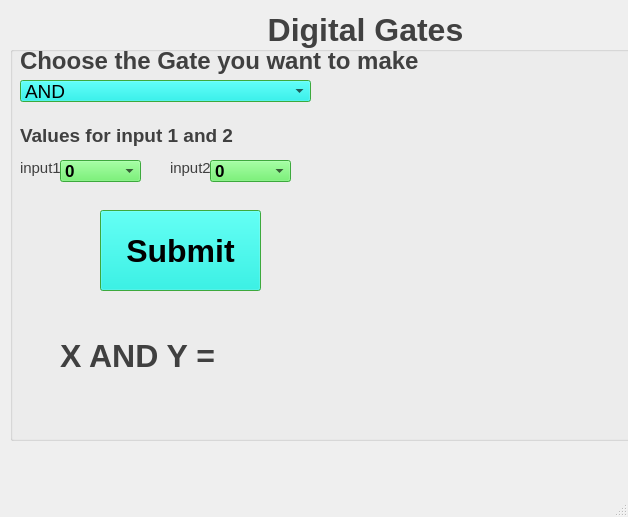
<?xml version="1.0" encoding="UTF-8"?>
<ui version="4.0">
 <class>MainWindow</class>
 <widget class="QMainWindow" name="MainWindow">
  <property name="geometry">
   <rect>
    <x>0</x>
    <y>0</y>
    <width>628</width>
    <height>517</height>
   </rect>
  </property>
  <property name="windowTitle">
   <string>MainWindow</string>
  </property>
  <widget class="QWidget" name="centralwidget">
   <widget class="QGroupBox" name="groupBox">
    <property name="geometry">
     <rect>
      <x>10</x>
      <y>10</y>
      <width>711</width>
      <height>431</height>
     </rect>
    </property>
    <property name="palette">
     <palette>
      <active>
       <colorrole role="WindowText">
        <brush brushstyle="SolidPattern">
         <color alpha="186">
          <red>0</red>
          <green>0</green>
          <blue>0</blue>
         </color>
        </brush>
       </colorrole>
       <colorrole role="Button">
        <brush brushstyle="SolidPattern">
         <color alpha="255">
          <red>86</red>
          <green>237</green>
          <blue>85</blue>
         </color>
        </brush>
       </colorrole>
       <colorrole role="Light">
        <brush brushstyle="SolidPattern">
         <color alpha="255">
          <red>192</red>
          <green>255</green>
          <blue>192</blue>
         </color>
        </brush>
       </colorrole>
       <colorrole role="Midlight">
        <brush brushstyle="SolidPattern">
         <color alpha="255">
          <red>139</red>
          <green>246</green>
          <blue>138</blue>
         </color>
        </brush>
       </colorrole>
       <colorrole role="Dark">
        <brush brushstyle="SolidPattern">
         <color alpha="255">
          <red>43</red>
          <green>119</green>
          <blue>42</blue>
         </color>
        </brush>
       </colorrole>
       <colorrole role="Mid">
        <brush brushstyle="SolidPattern">
         <color alpha="255">
          <red>57</red>
          <green>158</green>
          <blue>56</blue>
         </color>
        </brush>
       </colorrole>
       <colorrole role="Text">
        <brush brushstyle="SolidPattern">
         <color alpha="255">
          <red>0</red>
          <green>0</green>
          <blue>0</blue>
         </color>
        </brush>
       </colorrole>
       <colorrole role="BrightText">
        <brush brushstyle="SolidPattern">
         <color alpha="255">
          <red>255</red>
          <green>255</green>
          <blue>255</blue>
         </color>
        </brush>
       </colorrole>
       <colorrole role="ButtonText">
        <brush brushstyle="SolidPattern">
         <color alpha="255">
          <red>0</red>
          <green>0</green>
          <blue>0</blue>
         </color>
        </brush>
       </colorrole>
       <colorrole role="Base">
        <brush brushstyle="SolidPattern">
         <color alpha="255">
          <red>255</red>
          <green>255</green>
          <blue>255</blue>
         </color>
        </brush>
       </colorrole>
       <colorrole role="Window">
        <brush brushstyle="SolidPattern">
         <color alpha="255">
          <red>86</red>
          <green>237</green>
          <blue>85</blue>
         </color>
        </brush>
       </colorrole>
       <colorrole role="Shadow">
        <brush brushstyle="SolidPattern">
         <color alpha="255">
          <red>0</red>
          <green>0</green>
          <blue>0</blue>
         </color>
        </brush>
       </colorrole>
       <colorrole role="AlternateBase">
        <brush brushstyle="SolidPattern">
         <color alpha="255">
          <red>170</red>
          <green>246</green>
          <blue>170</blue>
         </color>
        </brush>
       </colorrole>
       <colorrole role="ToolTipBase">
        <brush brushstyle="SolidPattern">
         <color alpha="255">
          <red>255</red>
          <green>255</green>
          <blue>220</blue>
         </color>
        </brush>
       </colorrole>
       <colorrole role="ToolTipText">
        <brush brushstyle="SolidPattern">
         <color alpha="255">
          <red>0</red>
          <green>0</green>
          <blue>0</blue>
         </color>
        </brush>
       </colorrole>
       <colorrole role="PlaceholderText">
        <brush brushstyle="SolidPattern">
         <color alpha="128">
          <red>0</red>
          <green>0</green>
          <blue>0</blue>
         </color>
        </brush>
       </colorrole>
      </active>
      <inactive>
       <colorrole role="WindowText">
        <brush brushstyle="SolidPattern">
         <color alpha="186">
          <red>0</red>
          <green>0</green>
          <blue>0</blue>
         </color>
        </brush>
       </colorrole>
       <colorrole role="Button">
        <brush brushstyle="SolidPattern">
         <color alpha="255">
          <red>86</red>
          <green>237</green>
          <blue>85</blue>
         </color>
        </brush>
       </colorrole>
       <colorrole role="Light">
        <brush brushstyle="SolidPattern">
         <color alpha="255">
          <red>192</red>
          <green>255</green>
          <blue>192</blue>
         </color>
        </brush>
       </colorrole>
       <colorrole role="Midlight">
        <brush brushstyle="SolidPattern">
         <color alpha="255">
          <red>139</red>
          <green>246</green>
          <blue>138</blue>
         </color>
        </brush>
       </colorrole>
       <colorrole role="Dark">
        <brush brushstyle="SolidPattern">
         <color alpha="255">
          <red>43</red>
          <green>119</green>
          <blue>42</blue>
         </color>
        </brush>
       </colorrole>
       <colorrole role="Mid">
        <brush brushstyle="SolidPattern">
         <color alpha="255">
          <red>57</red>
          <green>158</green>
          <blue>56</blue>
         </color>
        </brush>
       </colorrole>
       <colorrole role="Text">
        <brush brushstyle="SolidPattern">
         <color alpha="255">
          <red>0</red>
          <green>0</green>
          <blue>0</blue>
         </color>
        </brush>
       </colorrole>
       <colorrole role="BrightText">
        <brush brushstyle="SolidPattern">
         <color alpha="255">
          <red>255</red>
          <green>255</green>
          <blue>255</blue>
         </color>
        </brush>
       </colorrole>
       <colorrole role="ButtonText">
        <brush brushstyle="SolidPattern">
         <color alpha="255">
          <red>0</red>
          <green>0</green>
          <blue>0</blue>
         </color>
        </brush>
       </colorrole>
       <colorrole role="Base">
        <brush brushstyle="SolidPattern">
         <color alpha="255">
          <red>255</red>
          <green>255</green>
          <blue>255</blue>
         </color>
        </brush>
       </colorrole>
       <colorrole role="Window">
        <brush brushstyle="SolidPattern">
         <color alpha="255">
          <red>86</red>
          <green>237</green>
          <blue>85</blue>
         </color>
        </brush>
       </colorrole>
       <colorrole role="Shadow">
        <brush brushstyle="SolidPattern">
         <color alpha="255">
          <red>0</red>
          <green>0</green>
          <blue>0</blue>
         </color>
        </brush>
       </colorrole>
       <colorrole role="AlternateBase">
        <brush brushstyle="SolidPattern">
         <color alpha="255">
          <red>170</red>
          <green>246</green>
          <blue>170</blue>
         </color>
        </brush>
       </colorrole>
       <colorrole role="ToolTipBase">
        <brush brushstyle="SolidPattern">
         <color alpha="255">
          <red>255</red>
          <green>255</green>
          <blue>220</blue>
         </color>
        </brush>
       </colorrole>
       <colorrole role="ToolTipText">
        <brush brushstyle="SolidPattern">
         <color alpha="255">
          <red>0</red>
          <green>0</green>
          <blue>0</blue>
         </color>
        </brush>
       </colorrole>
       <colorrole role="PlaceholderText">
        <brush brushstyle="SolidPattern">
         <color alpha="128">
          <red>0</red>
          <green>0</green>
          <blue>0</blue>
         </color>
        </brush>
       </colorrole>
      </inactive>
      <disabled>
       <colorrole role="WindowText">
        <brush brushstyle="SolidPattern">
         <color alpha="255">
          <red>43</red>
          <green>119</green>
          <blue>42</blue>
         </color>
        </brush>
       </colorrole>
       <colorrole role="Button">
        <brush brushstyle="SolidPattern">
         <color alpha="255">
          <red>86</red>
          <green>237</green>
          <blue>85</blue>
         </color>
        </brush>
       </colorrole>
       <colorrole role="Light">
        <brush brushstyle="SolidPattern">
         <color alpha="255">
          <red>192</red>
          <green>255</green>
          <blue>192</blue>
         </color>
        </brush>
       </colorrole>
       <colorrole role="Midlight">
        <brush brushstyle="SolidPattern">
         <color alpha="255">
          <red>139</red>
          <green>246</green>
          <blue>138</blue>
         </color>
        </brush>
       </colorrole>
       <colorrole role="Dark">
        <brush brushstyle="SolidPattern">
         <color alpha="255">
          <red>43</red>
          <green>119</green>
          <blue>42</blue>
         </color>
        </brush>
       </colorrole>
       <colorrole role="Mid">
        <brush brushstyle="SolidPattern">
         <color alpha="255">
          <red>57</red>
          <green>158</green>
          <blue>56</blue>
         </color>
        </brush>
       </colorrole>
       <colorrole role="Text">
        <brush brushstyle="SolidPattern">
         <color alpha="255">
          <red>43</red>
          <green>119</green>
          <blue>42</blue>
         </color>
        </brush>
       </colorrole>
       <colorrole role="BrightText">
        <brush brushstyle="SolidPattern">
         <color alpha="255">
          <red>255</red>
          <green>255</green>
          <blue>255</blue>
         </color>
        </brush>
       </colorrole>
       <colorrole role="ButtonText">
        <brush brushstyle="SolidPattern">
         <color alpha="255">
          <red>43</red>
          <green>119</green>
          <blue>42</blue>
         </color>
        </brush>
       </colorrole>
       <colorrole role="Base">
        <brush brushstyle="SolidPattern">
         <color alpha="255">
          <red>86</red>
          <green>237</green>
          <blue>85</blue>
         </color>
        </brush>
       </colorrole>
       <colorrole role="Window">
        <brush brushstyle="SolidPattern">
         <color alpha="255">
          <red>86</red>
          <green>237</green>
          <blue>85</blue>
         </color>
        </brush>
       </colorrole>
       <colorrole role="Shadow">
        <brush brushstyle="SolidPattern">
         <color alpha="255">
          <red>0</red>
          <green>0</green>
          <blue>0</blue>
         </color>
        </brush>
       </colorrole>
       <colorrole role="AlternateBase">
        <brush brushstyle="SolidPattern">
         <color alpha="255">
          <red>86</red>
          <green>237</green>
          <blue>85</blue>
         </color>
        </brush>
       </colorrole>
       <colorrole role="ToolTipBase">
        <brush brushstyle="SolidPattern">
         <color alpha="255">
          <red>255</red>
          <green>255</green>
          <blue>220</blue>
         </color>
        </brush>
       </colorrole>
       <colorrole role="ToolTipText">
        <brush brushstyle="SolidPattern">
         <color alpha="255">
          <red>0</red>
          <green>0</green>
          <blue>0</blue>
         </color>
        </brush>
       </colorrole>
       <colorrole role="PlaceholderText">
        <brush brushstyle="SolidPattern">
         <color alpha="128">
          <red>0</red>
          <green>0</green>
          <blue>0</blue>
         </color>
        </brush>
       </colorrole>
      </disabled>
     </palette>
    </property>
    <property name="font">
     <font>
      <family>Helvetica</family>
      <pointsize>24</pointsize>
      <weight>75</weight>
      <bold>true</bold>
     </font>
    </property>
    <property name="title">
     <string>Digital Gates</string>
    </property>
    <property name="alignment">
     <set>Qt::AlignCenter</set>
    </property>
    <widget class="QComboBox" name="c1">
     <property name="geometry">
      <rect>
       <x>50</x>
       <y>150</y>
       <width>81</width>
       <height>22</height>
      </rect>
     </property>
     <property name="font">
      <font>
       <family>Helvetica</family>
       <pointsize>13</pointsize>
       <weight>75</weight>
       <bold>true</bold>
      </font>
     </property>
     <item>
      <property name="text">
       <string>0</string>
      </property>
     </item>
     <item>
      <property name="text">
       <string>1</string>
      </property>
     </item>
    </widget>
    <widget class="QComboBox" name="c2">
     <property name="geometry">
      <rect>
       <x>200</x>
       <y>150</y>
       <width>81</width>
       <height>22</height>
      </rect>
     </property>
     <property name="font">
      <font>
       <family>Helvetica</family>
       <pointsize>13</pointsize>
       <weight>75</weight>
       <bold>true</bold>
      </font>
     </property>
     <item>
      <property name="text">
       <string>0</string>
      </property>
     </item>
     <item>
      <property name="text">
       <string>1</string>
      </property>
     </item>
    </widget>
    <widget class="QLabel" name="label">
     <property name="geometry">
      <rect>
       <x>10</x>
       <y>110</y>
       <width>271</width>
       <height>31</height>
      </rect>
     </property>
     <property name="font">
      <font>
       <family>Helvetica</family>
       <pointsize>14</pointsize>
       <weight>75</weight>
       <bold>true</bold>
      </font>
     </property>
     <property name="text">
      <string>Values for input 1 and 2</string>
     </property>
    </widget>
    <widget class="QLabel" name="label_2">
     <property name="geometry">
      <rect>
       <x>10</x>
       <y>150</y>
       <width>60</width>
       <height>16</height>
      </rect>
     </property>
     <property name="font">
      <font>
       <family>Helvetica</family>
       <pointsize>11</pointsize>
       <weight>50</weight>
       <bold>false</bold>
      </font>
     </property>
     <property name="text">
      <string>input1</string>
     </property>
    </widget>
    <widget class="QLabel" name="label_3">
     <property name="geometry">
      <rect>
       <x>160</x>
       <y>150</y>
       <width>60</width>
       <height>16</height>
      </rect>
     </property>
     <property name="font">
      <font>
       <family>Helvetica</family>
       <pointsize>11</pointsize>
       <weight>50</weight>
       <bold>false</bold>
      </font>
     </property>
     <property name="text">
      <string>input2</string>
     </property>
    </widget>
    <widget class="QLabel" name="label_4">
     <property name="geometry">
      <rect>
       <x>10</x>
       <y>30</y>
       <width>421</width>
       <height>41</height>
      </rect>
     </property>
     <property name="font">
      <font>
       <family>Helvetica</family>
       <pointsize>18</pointsize>
       <weight>75</weight>
       <bold>true</bold>
      </font>
     </property>
     <property name="text">
      <string>Choose the Gate you want to make</string>
     </property>
    </widget>
    <widget class="QComboBox" name="gate">
     <property name="geometry">
      <rect>
       <x>10</x>
       <y>70</y>
       <width>291</width>
       <height>22</height>
      </rect>
     </property>
     <property name="palette">
      <palette>
       <active>
        <colorrole role="Button">
         <brush brushstyle="SolidPattern">
          <color alpha="255">
           <red>0</red>
           <green>236</green>
           <blue>229</blue>
          </color>
         </brush>
        </colorrole>
       </active>
       <inactive>
        <colorrole role="Button">
         <brush brushstyle="SolidPattern">
          <color alpha="255">
           <red>0</red>
           <green>236</green>
           <blue>229</blue>
          </color>
         </brush>
        </colorrole>
       </inactive>
       <disabled>
        <colorrole role="Button">
         <brush brushstyle="SolidPattern">
          <color alpha="255">
           <red>0</red>
           <green>236</green>
           <blue>229</blue>
          </color>
         </brush>
        </colorrole>
       </disabled>
      </palette>
     </property>
     <property name="font">
      <font>
       <family>Helvetica</family>
       <pointsize>14</pointsize>
       <weight>50</weight>
       <bold>false</bold>
      </font>
     </property>
     <item>
      <property name="text">
       <string>AND</string>
      </property>
     </item>
     <item>
      <property name="text">
       <string>OR</string>
      </property>
     </item>
     <item>
      <property name="text">
       <string>XOR</string>
      </property>
     </item>
    </widget>
    <widget class="QPushButton" name="submit">
     <property name="geometry">
      <rect>
       <x>90</x>
       <y>200</y>
       <width>161</width>
       <height>81</height>
      </rect>
     </property>
     <property name="palette">
      <palette>
       <active>
        <colorrole role="Button">
         <brush brushstyle="SolidPattern">
          <color alpha="255">
           <red>0</red>
           <green>236</green>
           <blue>222</blue>
          </color>
         </brush>
        </colorrole>
       </active>
       <inactive>
        <colorrole role="Button">
         <brush brushstyle="SolidPattern">
          <color alpha="255">
           <red>0</red>
           <green>236</green>
           <blue>222</blue>
          </color>
         </brush>
        </colorrole>
       </inactive>
       <disabled>
        <colorrole role="Button">
         <brush brushstyle="SolidPattern">
          <color alpha="255">
           <red>0</red>
           <green>236</green>
           <blue>222</blue>
          </color>
         </brush>
        </colorrole>
       </disabled>
      </palette>
     </property>
     <property name="text">
      <string>Submit</string>
     </property>
    </widget>
    <widget class="QLabel" name="label_5">
     <property name="geometry">
      <rect>
       <x>50</x>
       <y>320</y>
       <width>211</width>
       <height>51</height>
      </rect>
     </property>
     <property name="text">
      <string>X AND Y =</string>
     </property>
    </widget>
   </widget>
  </widget>
  <widget class="QMenuBar" name="menubar">
   <property name="geometry">
    <rect>
     <x>0</x>
     <y>0</y>
     <width>628</width>
     <height>21</height>
    </rect>
   </property>
  </widget>
  <widget class="QStatusBar" name="statusbar"/>
 </widget>
 <resources/>
 <connections/>
</ui>
